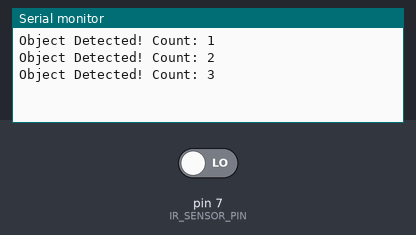
Bench run of a sketch on a simulated Arduino Uno, built with avr-gcc and run on an emulated ATmega328P. On the bench: the last lines printed to the serial monitor. Inputs (shaded band) come from the test bench; at power-on: pin 7 (IR_SENSOR_PIN) LOW.

Above: at 2.8 s.
2.9 s: pin 7 (IR_SENSOR_PIN) driven HIGH
At 3.4 s:
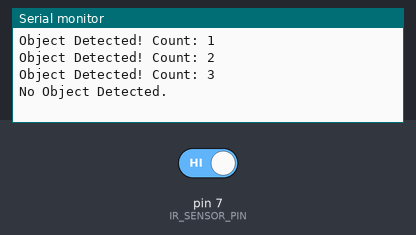
5.0 s: pin 7 (IR_SENSOR_PIN) driven LOW
At 11.7 s:
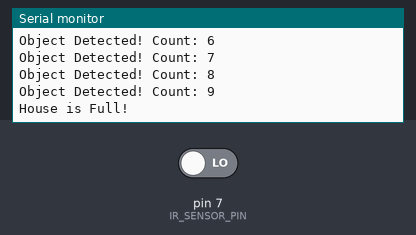
Timing chart, 0 to 13.2 s (numbered marks = the images above; inputs shaded):
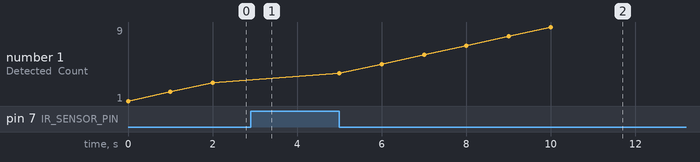

The sketch:

sketch.ino
```cpp
#define IR_SENSOR_PIN 7  // Define IR sensor input pin

int objectCount = 0;  // Variable to count detected objects
const int MAX_COUNT = 10;  // Threshold for "House is Full" message

void setup() {
    pinMode(IR_SENSOR_PIN, INPUT);  // Set pin 7 as input
    Serial.begin(9600);  // Start serial communication
}

void loop() {
    int sensorValue = digitalRead(IR_SENSOR_PIN);  // Read IR sensor data

    if (sensorValue == LOW) {  // Object detected
        objectCount++;  // Increment count
        if (objectCount < MAX_COUNT) {
            Serial.print("Object Detected! Count: ");
            Serial.println(objectCount);
        } else {
            Serial.println("House is Full!");
        }
        delay(500);  // Avoid multiple detections for a single object
    } else {
        Serial.println("No Object Detected.");
    }

    delay(500);
}
```

Measured:
- after the input at 2.9 s, the serial monitor: prints a new line after 0.10 s (image 1)
- after the input at 5.0 s, the serial monitor: prints a new line at once (image 2)
- plotted number 1: 3 → 9 after the input at 5.0 s
